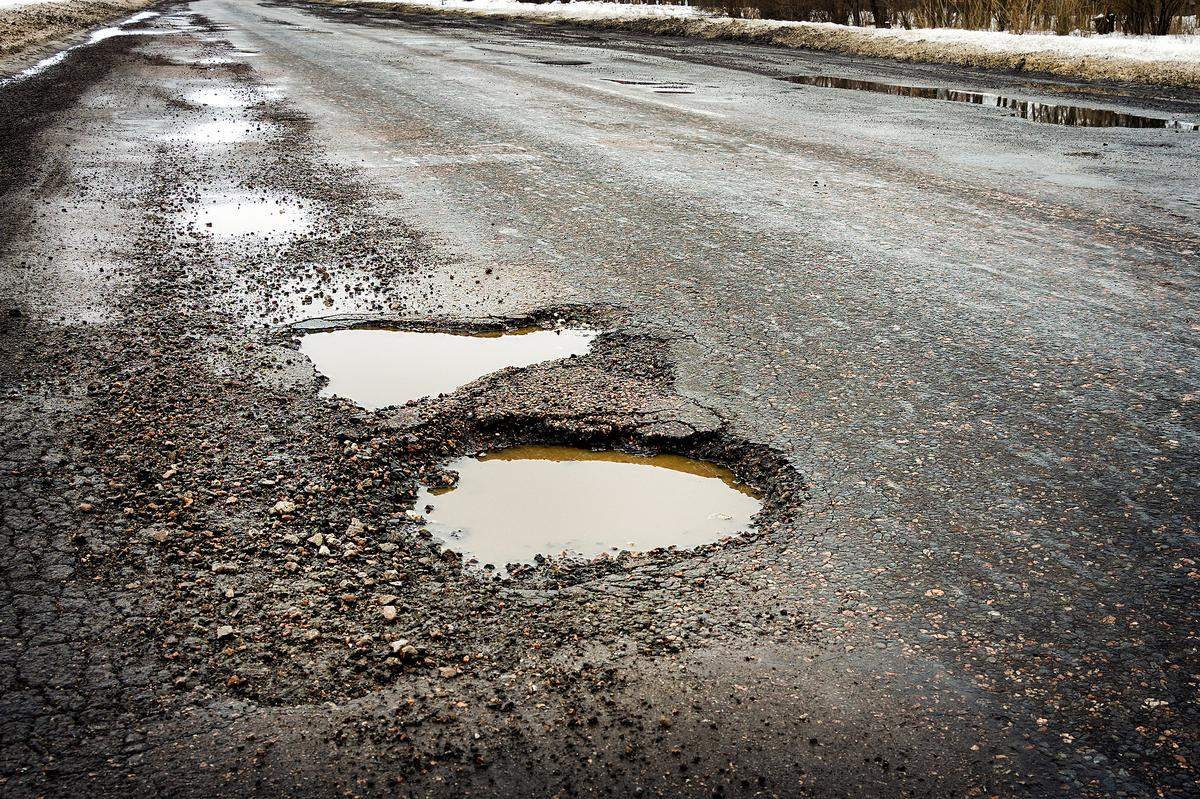
#> input picture RS20488_GettyImages-929937872.jpeg, 1200 x 799 px
$ python -i dynamic_horizon_estimator.py   (imports and definitions only)
#> lines starting #> are read from the running program, lines starting #| are printed output that depends on the picture
"""
========================================================================================
RoadVision AI -- Phase 7B: Dynamic Vanishing-Point & Horizon-Proxy Reliability Estimator
========================================================================================
Lightweight classical computer-vision vanishing-point estimation, geometric conditioning,
reliability scoring (`VALID`, `LOW_CONFIDENCE`, `UNAVAILABLE`, `STALE`, `EXPIRED`), and
fallback policies (`A_fixed`, `B_dynamic_raw`, `C_dynamic_smoothed`, `D_dynamic_fallback`).

SCIENTIFIC BOUNDARIES:
  - A road-direction vanishing point is ONLY an image-space 1-point horizon proxy; it does
    NOT uniquely determine physical camera pitch, roll, or complete 3D horizon line without
    known camera intrinsics (`K`) and extrinsics (`R, t`).
  - Zero production file modifications (`roadvision_engine.py`, `server.py`, dashboard).
  - Heuristic reliability diagnostics are NOT calibrated probabilities of physical accuracy.
========================================================================================
"""

import math
import os
import sys
import time
from dataclasses import dataclass, field, asdict
from typing import Dict, Any, List, Optional, Tuple

import cv2
import numpy as np

HORIZON_STATES = (
    "VALID",
    "LOW_CONFIDENCE",
    "UNAVAILABLE",
    "STALE",
    "EXPIRED",
)

FALLBACK_POLICIES = (
    "A_fixed",
    "B_dynamic_raw",
    "C_dynamic_smoothed",
    "D_dynamic_fallback",
)


@dataclass
class HorizonEstimatorConfig:
    detector_mode: str = "lsd"                 # "lsd", "hough", or "hybrid"
    process_width: Optional[int] = 320         # Reduced processing width for low-cost CPU execution
    roi_top_ratio: float = 0.22
    roi_bottom_ratio: float = 0.92
    roi_left_ratio: float = 0.02
    roi_right_ratio: float = 0.98

    # Edge / Hough / LSD params
    gaussian_ksize: int = 5
    canny_low: int = 50
    canny_high: int = 150
    hough_threshold: int = 28
    hough_min_len_ratio: float = 0.045
    hough_max_gap_ratio: float = 0.025
    min_line_len_ratio: float = 0.045

    # Perspective orientation filtering (degrees from horizontal)
    min_horiz_angle_deg: float = 12.0          # Reject horizontal lane bars / cracks / horizon wires
    max_vert_angle_deg: float = 80.0           # Reject vertical poles / buildings / tree trunks
    min_pair_angle_deg: float = 12.0           # Reject near-parallel intersections (poor conditioning)

    # RANSAC / MSAC vanishing point consensus
    ransac_iters: int = 120
    inlier_dist_norm: float = 0.022            # Orthogonal line-to-VP normalized distance threshold
    inlier_angle_deg: float = 5.0              # Max ray angle error at segment midpoint
    seed: int = 42

    # Reliability gates (Task 3)
    min_inliers_low_conf: int = 3
    min_inliers_valid: int = 5
    min_left_valid: int = 1
    min_right_valid: int = 1
    max_dispersion_valid: float = 0.055
    max_cond_valid: float = 28.0
    max_cond_hard: float = 120.0
    vp_x_min: float = -0.20
    vp_x_max: float = 1.20
    vp_y_min: float = 0.05
    vp_y_max: float = 0.68
    max_temporal_jump_valid: float = 0.10


@dataclass
class HorizonPolicyConfig:
    policy: str = "D_dynamic_fallback"
    fixed_horizon_ratio: float = 0.40
    ema_alpha: float = 0.25
    accept_low_conf_in_ema: bool = False
    max_stale_sec: float = 0.50
    max_expired_sec: float = 1.20


def _order_segment_norm(x1: float, y1: float, x2: float, y2: float) -> Tuple[float, float, float, float]:
    """Ensure (xt, yt) is the upper endpoint (yt <= yb) in normalized image coords."""
    if y1 <= y2:
        return x1, y1, x2, y2
    return x2, y2, x1, y1


def _fit_line_eq(x1: float, y1: float, x2: float, y2: float) -> Tuple[float, float, float]:
    """Unit-normal line equation a*x + b*y + c = 0 (a^2 + b^2 = 1)."""
    dx = x2 - x1
    dy = y2 - y1
    a = -dy
    b = dx
    nrm = math.hypot(a, b)
    if nrm <= 1e-12:
        return 0.0, 0.0, 0.0
    a /= nrm
    b /= nrm
    c = -(a * x1 + b * y1)
    return a, b, c


def detect_and_filter_lines(
    img_bgr: np.ndarray,
    cfg: HorizonEstimatorConfig,
) -> Tuple[List[Dict[str, Any]], Dict[str, Any], Dict[str, float]]:
    """
    Task 2: Classical preprocessing, Canny/HoughP and/or LSD detection, and perspective
    orientation filtering returning normalized [0,1]^2 line segments & timing breakdown.
    """
    H0, W0 = img_bgr.shape[:2]
    t0 = time.perf_counter()

    # Optional downscaled processing preserving aspect ratio
    if cfg.process_width is not None and W0 > cfg.process_width:
        pw = int(cfg.process_width)
        ph = max(64, int(round(H0 * (pw / float(W0)))))
        work = cv2.resize(img_bgr, (pw, ph), interpolation=cv2.INTER_AREA)
    else:
        pw, ph = W0, H0
        work = img_bgr

    gray = cv2.cvtColor(work, cv2.COLOR_BGR2GRAY)
    ry1 = max(0, int(round(ph * cfg.roi_top_ratio)))
    ry2 = min(ph, int(round(ph * cfg.roi_bottom_ratio)))
    rx1 = max(0, int(round(pw * cfg.roi_left_ratio)))
    rx2 = min(pw, int(round(pw * cfg.roi_right_ratio)))
    roi_gray = gray[ry1:ry2, rx1:rx2]
    rh, rw = roi_gray.shape[:2]
    t_pre = (time.perf_counter() - t0) * 1000.0

    t_edge_s = time.perf_counter()
    ksize = cfg.gaussian_ksize if cfg.gaussian_ksize % 2 == 1 else cfg.gaussian_ksize + 1
    blurred = cv2.GaussianBlur(roi_gray, (ksize, ksize), 0)
    raw_segs: List[Tuple[float, float, float, float, str]] = []

    if cfg.detector_mode in ("hough", "hybrid"):
        edges = cv2.Canny(blurred, cfg.canny_low, cfg.canny_high)
    else:
        edges = None
    t_edge = (time.perf_counter() - t_edge_s) * 1000.0

    t_line_s = time.perf_counter()
    if cfg.detector_mode in ("hough", "hybrid") and edges is not None and rh > 8 and rw > 8:
        diag_roi = math.hypot(rw, rh)
        min_len = max(8.0, cfg.hough_min_len_ratio * diag_roi)
        max_gap = max(3.0, cfg.hough_max_gap_ratio * diag_roi)
        lines = cv2.HoughLinesP(edges, 1, np.pi / 180.0, threshold=cfg.hough_threshold,
                                minLineLength=min_len, maxLineGap=max_gap)
        if lines is not None:
            for ln in np.asarray(lines).reshape(-1, 4):
                x1, y1, x2, y2 = float(ln[0] + rx1), float(ln[1] + ry1), float(ln[2] + rx1), float(ln[3] + ry1)
                raw_segs.append((x1 / pw, y1 / ph, x2 / pw, y2 / ph, "hough"))

    if cfg.detector_mode in ("lsd", "hybrid") and rh > 8 and rw > 8:
        lsd = cv2.createLineSegmentDetector(cv2.LSD_REFINE_STD)
        dlines = lsd.detect(blurred)[0]
        if dlines is not None:
            for ln in np.asarray(dlines).reshape(-1, 4):
                x1, y1, x2, y2 = float(ln[0] + rx1), float(ln[1] + ry1), float(ln[2] + rx1), float(ln[3] + ry1)
                raw_segs.append((x1 / pw, y1 / ph, x2 / pw, y2 / ph, "lsd"))
    t_line = (time.perf_counter() - t_line_s) * 1000.0

    # Filter segments strictly by length, orientation, & road convergence bank
    accepted: List[Dict[str, Any]] = []
    rejected_reasons = {"too_short": 0, "too_horizontal": 0, "too_vertical": 0}
    for x1n, y1n, x2n, y2n, src_tag in raw_segs:
        xt, yt, xb, yb = _order_segment_norm(x1n, y1n, x2n, y2n)
        dx = xb - xt
        dy = yb - yt
        length_n = math.hypot(dx, dy)
        if length_n < cfg.min_line_len_ratio:
            rejected_reasons["too_short"] += 1
            continue
        ang_deg = math.degrees(math.atan2(abs(dy), max(1e-9, abs(dx))))
        if ang_deg < cfg.min_horiz_angle_deg:
            rejected_reasons["too_horizontal"] += 1
            continue
        if ang_deg > cfg.max_vert_angle_deg:
            rejected_reasons["too_vertical"] += 1
            continue

        # Bank: dx < 0 (bottom-left going up-right) => "left"; dx > 0 => "right"
        # Wait carefully: as y increases downward (yt < yb):
        # left road shoulder goes from bottom-left (xb small, yb large) up-right toward horizon (xt larger, yt smaller) -> dx = xb - xt < 0!
        # right road shoulder goes from bottom-right (xb large, yb large) up-left toward horizon (xt smaller, yt smaller) -> dx = xb - xt > 0!
        bank = "left" if dx < 0.0 else "right"
        a, b, c = _fit_line_eq(xt, yt, xb, yb)
        mx, my = 0.5 * (xt + xb), 0.5 * (yt + yb)
        ux, uy = dx / length_n, dy / length_n  # downward unit tangent
        accepted.append({
            "xt": xt, "yt": yt, "xb": xb, "yb": yb,
            "mx": mx, "my": my, "dx": dx, "dy": dy,
            "ux": ux, "uy": uy,
            "length_norm": length_n,
            "angle_deg": ang_deg,
            "bank": bank,
            "eq": (a, b, c),
            "source": src_tag,
            "px_coords": (int(round(xt * W0)), int(round(yt * H0)), int(round(xb * W0)), int(round(yb * H0))),
        })

    diag_lines = {
        "raw_line_count": len(raw_segs),
        "accepted_line_count": len(accepted),
        "rejected_line_count": len(raw_segs) - len(accepted),
        "rejected_ratio": round((len(raw_segs) - len(accepted)) / float(max(1, len(raw_segs))), 4),
        "rejected_breakdown": rejected_reasons,
        "work_wh": [pw, ph],
    }
    timings = {
        "preprocess_ms": round(t_pre, 4),
        "edge_ms": round(t_edge, 4),
        "line_detect_ms": round(t_line, 4),
    }
    return accepted, diag_lines, timings


# [11 lines left out: function _ray_angle_deg, not called in this run]


def _weighted_ls_vp(lines: List[Dict[str, Any]]) -> Tuple[Optional[Tuple[float, float]], float]:
    """Solve min sum w_i (a_i x + b_i y + c_i)^2 with conditioning check."""
    if len(lines) < 2:
        return None, 1e9
    A = np.array([[ln["eq"][0], ln["eq"][1]] for ln in lines], dtype=np.float64)
    c = np.array([ln["eq"][2] for ln in lines], dtype=np.float64)
    w = np.array([ln["length_norm"] for ln in lines], dtype=np.float64)
    W_sqrt = np.sqrt(w)[:, None]
    Aw = A * W_sqrt
    cw = -c * np.sqrt(w)

    AtA = Aw.T @ Aw
    eigs = np.linalg.eigvalsh(AtA)
    emin, emax = float(eigs[0]), float(eigs[-1])
    if emin <= 1e-12 or emax <= 1e-12:
        return None, 1e9
    cond = float(math.sqrt(emax / emin))
    try:
        sol = np.linalg.solve(AtA, Aw.T @ cw)
        return (float(sol[0]), float(sol[1])), cond
    except np.linalg.LinAlgError:
        return None, 1e9


def estimate_vanishing_point(
    img_bgr: np.ndarray,
    cfg: Optional[HorizonEstimatorConfig] = None,
    prev_smoothed_y: Optional[float] = None,
) -> Dict[str, Any]:
    """
    Tasks 2 & 3: Estimate image-space vanishing point & compute full geometric reliability
    diagnostics and explicit state (`VALID`, `LOW_CONFIDENCE`, `UNAVAILABLE`).
    """
    cfg = cfg or HorizonEstimatorConfig()
    H0, W0 = img_bgr.shape[:2]
    lines, line_diag, t_parts = detect_and_filter_lines(img_bgr, cfg)

    t_ransac_s = time.perf_counter()
    n_acc = len(lines)
    if n_acc < 2:
        t_r = (time.perf_counter() - t_ransac_s) * 1000.0
        return _build_vp_result(
            H0, W0, state="UNAVAILABLE", reasons=["insufficient_oriented_lines"],
            vp_norm=None, inliers=[], all_lines=lines, line_diag=line_diag,
            cond=1e9, disp=None, cross_agree=False, t_parts={**t_parts, "ransac_ms": round(t_r, 4), "qa_ms": 0.0}
        )

    # Generate valid non-parallel pairwise candidate intersections
    sin_min = math.sin(math.radians(cfg.min_pair_angle_deg))
    cands: List[Tuple[float, float, float]] = []  # (vx, vy, weight)
    max_cross_sin = 0.0
    for i in range(n_acc):
        ai, bi, ci = lines[i]["eq"]
        for j in range(i + 1, n_acc):
            aj, bj, cj = lines[j]["eq"]
            det = ai * bj - aj * bi
            max_cross_sin = max(max_cross_sin, abs(det))
            if abs(det) < sin_min:
                continue
            vx = (bi * cj - bj * ci) / det
            vy = (ci * aj - cj * ai) / det
            if (cfg.vp_x_min - 0.15) <= vx <= (cfg.vp_x_max + 0.15) and (cfg.vp_y_min - 0.15) <= vy <= (cfg.vp_y_max + 0.10):
                # Prefer cross-bank pairs cleanly
                bank_boost = 2.0 if lines[i]["bank"] != lines[j]["bank"] else 1.0
                wt = bank_boost * lines[i]["length_norm"] * lines[j]["length_norm"] * abs(det)
                cands.append((vx, vy, wt))

    if not cands:
        t_r = (time.perf_counter() - t_ransac_s) * 1000.0
        rs = ["parallel_or_degenerate_lines"] if max_cross_sin < sin_min else ["no_plausible_intersections"]
        return _build_vp_result(
            H0, W0, state="UNAVAILABLE", reasons=rs,
            vp_norm=None, inliers=[], all_lines=lines, line_diag=line_diag,
            cond=1e9, disp=None, cross_agree=False, t_parts={**t_parts, "ransac_ms": round(t_r, 4), "qa_ms": 0.0}
        )

    # Sample hypotheses (either all if small, or top/weighted deterministic subsample)
    rng = np.random.default_rng(cfg.seed)
    if len(cands) > cfg.ransac_iters:
        wts = np.array([c[2] for c in cands], dtype=np.float64)
        probs = wts / float(np.sum(wts))
        # Always include top-10 weighted + stochastic weighted sample
        top_idx = np.argsort(wts)[-min(16, cfg.ransac_iters // 4):]
        rem_n = max(1, cfg.ransac_iters - len(top_idx))
        samp_idx = rng.choice(len(cands), size=rem_n, replace=False, p=probs)
        eval_cands = [cands[k] for k in np.unique(np.concatenate([top_idx, samp_idx]))]
    else:
        eval_cands = cands

    # Vectorized MSAC hypothesis scoring
    eq_arr = np.array([ln["eq"] for ln in lines], dtype=np.float64)
    len_arr = np.array([ln["length_norm"] for ln in lines], dtype=np.float64)
    mx_arr = np.array([ln["mx"] for ln in lines], dtype=np.float64)
    my_arr = np.array([ln["my"] for ln in lines], dtype=np.float64)
    ux_arr = np.array([ln["ux"] for ln in lines], dtype=np.float64)
    uy_arr = np.array([ln["uy"] for ln in lines], dtype=np.float64)
    sin_ang_thresh = math.sin(math.radians(cfg.inlier_angle_deg))

    best_score = -1.0
    best_inlier_mask = None
    for vx, vy, _ in eval_cands:
        dists = np.abs(eq_arr[:, 0] * vx + eq_arr[:, 1] * vy + eq_arr[:, 2])
        rx = mx_arr - vx
        ry = my_arr - vy
        rn = np.maximum(1e-9, np.hypot(rx, ry))
        # sin(angle) = |r x u| / |r|
        sin_a = np.abs((rx / rn) * uy_arr - (ry / rn) * ux_arr)
        inl = (dists <= cfg.inlier_dist_norm) & (sin_a <= sin_ang_thresh) & (vy < mx_arr * 0.0 + my_arr + 0.05)
        msac_gain = np.sum(len_arr * np.where(inl, 1.0 - 0.5 * (dists / cfg.inlier_dist_norm) ** 2, 0.0))
        if msac_gain > best_score:
            best_score = msac_gain
            best_inlier_mask = inl

    inliers = [lines[i] for i in range(n_acc) if best_inlier_mask is not None and best_inlier_mask[i]]
    vp_refit, cond_num = _weighted_ls_vp(inliers)
    t_ransac = (time.perf_counter() - t_ransac_s) * 1000.0

    # Task 3: Quality Assessment
    t_qa_s = time.perf_counter()
    reasons: List[str] = []
    if vp_refit is None or len(inliers) < cfg.min_inliers_low_conf:
        reasons.append("insufficient_inlier_support")
        t_qa = (time.perf_counter() - t_qa_s) * 1000.0
        return _build_vp_result(
            H0, W0, state="UNAVAILABLE", reasons=reasons,
            vp_norm=vp_refit, inliers=inliers, all_lines=lines, line_diag=line_diag,
            cond=cond_num, disp=None, cross_agree=False, t_parts={**t_parts, "ransac_ms": round(t_ransac, 4), "qa_ms": round(t_qa, 4)}
        )

    vx_f, vy_f = vp_refit
    if not (cfg.vp_x_min <= vx_f <= cfg.vp_x_max and cfg.vp_y_min <= vy_f <= cfg.vp_y_max):
        reasons.append("implausible_vp_position")

    if cond_num > cfg.max_cond_hard:
        reasons.append("degenerate_conditioning")

    # Dispersion among pairwise intersections of INLIERS
    inlier_pts = []
    cross_pts_y = []
    left_inl = [ln for ln in inliers if ln["bank"] == "left"]
    right_inl = [ln for ln in inliers if ln["bank"] == "right"]
    for i in range(len(inliers)):
        ai, bi, ci = inliers[i]["eq"]
        for j in range(i + 1, len(inliers)):
            aj, bj, cj = inliers[j]["eq"]
            det = ai * bj - aj * bi
            if abs(det) < sin_min:
                continue
            px, py = (bi * cj - bj * ci) / det, (ci * aj - cj * ai) / det
            if abs(px - vx_f) < 0.5 and abs(py - vy_f) < 0.5:
                inlier_pts.append((px, py))
                if inliers[i]["bank"] != inliers[j]["bank"]:
                    cross_pts_y.append(py)

    disp = None
    if inlier_pts:
        pts_arr = np.asarray(inlier_pts, dtype=np.float64)
        disp = float(np.median(np.hypot(pts_arr[:, 0] - vx_f, pts_arr[:, 1] - vy_f)))

    # Check independent left vs right convergence agreement
    cross_agree = True
    if left_inl and right_inl and cross_pts_y:
        med_cross_y = float(np.median(cross_pts_y))
        if abs(med_cross_y - vy_f) > 0.08:
            cross_agree = False
            reasons.append("cross_group_disagreement")
    elif not (left_inl and right_inl):
        cross_agree = False

    # Decide final horizon state (`VALID`, `LOW_CONFIDENCE`, `UNAVAILABLE`)
    hard_fail = any(r in reasons for r in ("implausible_vp_position", "degenerate_conditioning"))
    if hard_fail:
        state = "UNAVAILABLE"
    else:
        weak_flags: List[str] = []
        if len(inliers) < cfg.min_inliers_valid:
            weak_flags.append("low_inlier_count")
        if len(left_inl) < cfg.min_left_valid or len(right_inl) < cfg.min_right_valid:
            weak_flags.append("single_sided_line_support")
        if cond_num > cfg.max_cond_valid:
            weak_flags.append("high_condition_number")
        if disp is not None and disp > cfg.max_dispersion_valid:
            weak_flags.append("high_vp_dispersion")
        if prev_smoothed_y is not None and abs(vy_f - prev_smoothed_y) > cfg.max_temporal_jump_valid:
            weak_flags.append("large_temporal_jump")
        if not cross_agree and "cross_group_disagreement" not in weak_flags:
            weak_flags.append("cross_group_unverified")

        if weak_flags:
            state = "LOW_CONFIDENCE"
            reasons.extend(weak_flags)
        else:
            state = "VALID"

    t_qa = (time.perf_counter() - t_qa_s) * 1000.0
    return _build_vp_result(
        H0, W0, state=state, reasons=reasons,
        vp_norm=(vx_f, vy_f), inliers=inliers, all_lines=lines, line_diag=line_diag,
        cond=cond_num, disp=disp, cross_agree=cross_agree,
        t_parts={**t_parts, "ransac_ms": round(t_ransac, 4), "qa_ms": round(t_qa, 4)},
    )


def _build_vp_result(
    H0: int,
    W0: int,
    state: str,
    reasons: List[str],
    vp_norm: Optional[Tuple[float, float]],
    inliers: List[Dict[str, Any]],
    all_lines: List[Dict[str, Any]],
    line_diag: Dict[str, Any],
    cond: float,
    disp: Optional[float],
    cross_agree: bool,
    t_parts: Dict[str, float],
) -> Dict[str, Any]:
    left_inl = [ln for ln in inliers if ln["bank"] == "left"]
    right_inl = [ln for ln in inliers if ln["bank"] == "right"]
    tot_ms = round(sum(t_parts.values()), 4)
    # Heuristic confidence score (explicitly NOT a calibrated probability!)
    conf_heur = 0.0
    if vp_norm is not None and state != "UNAVAILABLE":
        c_inl = min(1.0, len(inliers) / 10.0)
        c_bal = 1.0 if (left_inl and right_inl) else 0.45
        c_disp = max(0.0, 1.0 - ((disp or 0.0) / 0.08))
        c_cond = max(0.0, 1.0 - (min(cond, 60.0) / 60.0))
        conf_heur = round(float(0.35 * c_inl + 0.25 * c_bal + 0.20 * c_disp + 0.20 * c_cond), 4)

    return {
        "frame_wh": [W0, H0],
        "state": state,
        "reasons": reasons,
        "vp_norm": [round(vp_norm[0], 5), round(vp_norm[1], 5)] if vp_norm is not None else None,
        "vp_px": [round(vp_norm[0] * W0, 2), round(vp_norm[1] * H0, 2)] if vp_norm is not None else None,
        "horizon_y_ratio": round(vp_norm[1], 5) if (vp_norm is not None and state != "UNAVAILABLE") else None,
        "heuristic_confidence": conf_heur,
        "diagnostics": {
            **line_diag,
            "inlier_count": len(inliers),
            "left_inliers": len(left_inl),
            "right_inliers": len(right_inl),
            "cond_number": round(min(cond, 1e6), 3),
            "vp_dispersion_norm": round(disp, 5) if disp is not None else None,
            "cross_group_agreement": cross_agree,
        },
        "inlier_lines_px": [ln["px_coords"] for ln in inliers],
        "rejected_oriented_lines_px": [ln["px_coords"] for ln in all_lines if ln not in inliers],
        "timings_ms": {**t_parts, "total_ms": tot_ms},
    }


class DynamicHorizonTracker:
    """
    Task 4: Stateful temporal horizon-proxy filter & fallback policy manager (`A_fixed`,
    `B_dynamic_raw`, `C_dynamic_smoothed`, `D_dynamic_fallback`). Automatically resets when
    session ID, camera profile, or frame resolution changes.
    """

    # [144 lines left out: functions __init__, reset_state, update, not called in this run]

>>> import cv2
>>> picture = cv2.imread('../RS20488_GettyImages-929937872.jpeg')
#> picture is the input picture: shape (799, 1200, 3); mean B, G, R 110.2, 117.1, 121.9
>>> result = estimate_vanishing_point(picture)
#> in detect_and_filter_lines, `work = cv2.resize(img_bgr, (pw, ph), interpolation=cv2.INTER_AREA)`:
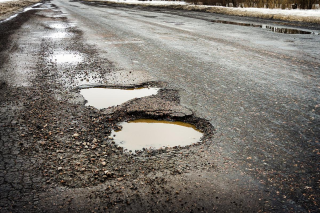
#> work: shape (213, 320, 3); mean B, G, R 110.2, 117.1, 121.9
#> in detect_and_filter_lines, `gray = cv2.cvtColor(work, cv2.COLOR_BGR2GRAY)`:
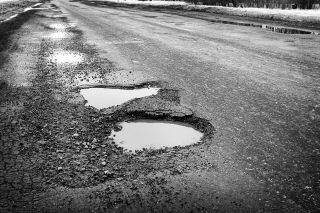
#> gray: shape (213, 320); min 1, max 254, mean 117.8
#> in detect_and_filter_lines, `roi_gray = gray[ry1:ry2, rx1:rx2]`:
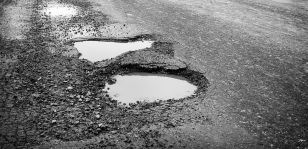
#> roi_gray: shape (149, 308); min 1, max 253, mean 118.5
#> in detect_and_filter_lines, `blurred = cv2.GaussianBlur(roi_gray, (ksize, ksize), 0)`:
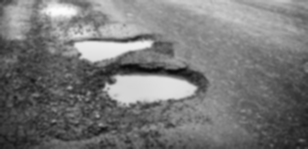
#> blurred: shape (149, 308); min 10, max 252, mean 118.5
#> in detect_and_filter_lines, `dlines = lsd.detect(blurred)[0]`: dlines = 227 rows, first 6: [153.2, 39.89, 103.1, 42.43], [101.9, 40.72, 76.82, 41.56], [189.3, 77.4, 112.9, 72.16], [103.9, 79.42, 103.3, 89.53], [122, 52.36, 136.7, 48.7], [108.9, 96.67, 120.1, 101.8]
#> the loop in detect_and_filter_lines, `for ln in np.asarray(dlines).reshape(-1, 4):` made 227 passes
#> (ln, x1, y1, x2, y2) on passes 1 to 3: ([153.2, 39.89, 103.1, 42.43], 159.2, 86.89, 109.1, 89.43), ([101.9, 40.72, 76.82, 41.56], 107.9, 87.72, 82.82, 88.56), ([189.3, 77.4, 112.9, 72.16], 195.3, 124.4, 118.9, 119.2)
#> after the loop in detect_and_filter_lines, `for ln in np.asarray(dlines).reshape(-1, 4):`: raw_segs = 227 items
#> the loop in detect_and_filter_lines, `for x1n, y1n, x2n, y2n, src_tag in raw_segs:` made 227 passes
#> (x1n, y1n, x2n, y2n, xt, yt, xb, yb) on passes 6, 7, 11: (0.359, 0.675, 0.394, 0.699, 0.359, 0.675, 0.394, 0.699), (0.384, 0.615, 0.361, 0.615, 0.361, 0.615, 0.384, 0.615), (0.571, 0.539, 0.604, 0.529, 0.604, 0.529, 0.571, 0.539)
#> the loop in estimate_vanishing_point, `for vx, vy, _ in eval_cands:` made 107 passes
#> (vx, vy) on passes 1 to 8: (0.294, 0.506), (-0.319, 0.735), (0.215, 0.536), (0.891, 0.283), (0.743, 0.338), (0.766, 0.33), (0.651, 0.373), (0.314, 0.418)
#> the loop in estimate_vanishing_point, `for i in range(len(inliers)):` made 6 passes
